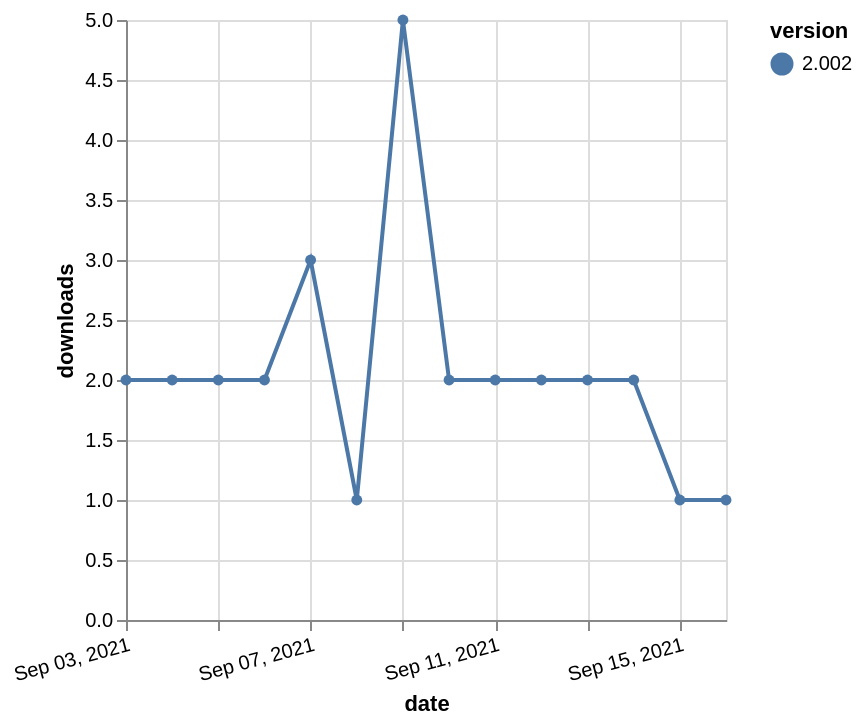

Vega-Lite specification for this chart:
### Vega-Lite specification from a JSON file in a GitHub repository (floating-point values rounded to 4 significant figures)
{"$schema": "https://vega.github.io/schema/vega-lite/v5.json", "description": "A simple bar chart with embedded data.", "data": {"values": [{"date": "2021-09-03", "total": 2542, "delta": 2, "version": "2.002"}, {"date": "2021-09-04", "total": 2544, "delta": 2, "version": "2.002"}, {"date": "2021-09-05", "total": 2546, "delta": 2, "version": "2.002"}, {"date": "2021-09-06", "total": 2548, "delta": 2, "version": "2.002"}, {"date": "2021-09-07", "total": 2551, "delta": 3, "version": "2.002"}, {"date": "2021-09-08", "total": 2552, "delta": 1, "version": "2.002"}, {"date": "2021-09-09", "total": 2557, "delta": 5, "version": "2.002"}, {"date": "2021-09-10", "total": 2559, "delta": 2, "version": "2.002"}, {"date": "2021-09-11", "total": 2561, "delta": 2, "version": "2.002"}, {"date": "2021-09-12", "total": 2563, "delta": 2, "version": "2.002"}, {"date": "2021-09-13", "total": 2565, "delta": 2, "version": "2.002"}, {"date": "2021-09-14", "total": 2567, "delta": 2, "version": "2.002"}, {"date": "2021-09-15", "total": 2568, "delta": 1, "version": "2.002"}, {"date": "2021-09-16", "total": 2569, "delta": 1, "version": "2.002"}]}, "width": "container", "mark": {"type": "line", "point": {"filled": true}}, "encoding": {"x": {"field": "date", "type": "temporal", "timeUnit": "yearmonthdate", "title": "date", "axis": {"labelAngle": -15}}, "y": {"field": "delta", "type": "quantitative", "title": "downloads"}, "color": {"field": "version", "type": "nominal"}, "tooltip": {"field": "delta"}}}
